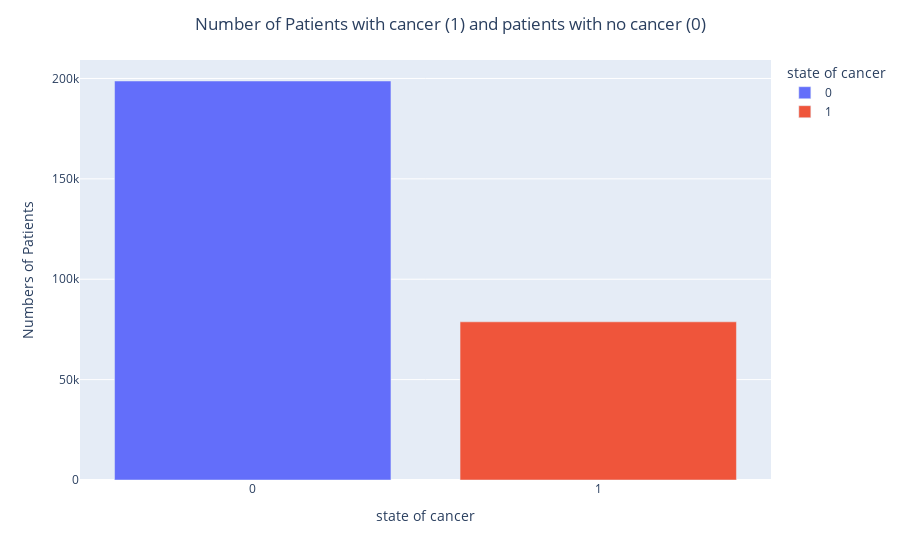

Notebook code cell kept with this figure:
### Code cell
bar = px.bar(data_frame=data_insight_1, x = 'state of cancer', y='Numbers of Patients', color='state of cancer')
bar.update_layout(title_text='Number of Patients with cancer (1) and patients with no cancer (0)', title_x=0.5)
bar.show()

### Figure 1 — Plotly figure (JSON) as saved in the notebook; plotly's stock layout.template omitted (floating-point values rounded to 4 significant figures)
{"data": [{"hovertemplate": "state of cancer=%{x}<br>Numbers of Patients=%{y}<extra></extra>", "legendgroup": "0", "marker": {"color": "#636efa", "pattern": {"shape": ""}}, "name": "0", "orientation": "v", "showlegend": true, "textposition": "auto", "type": "bar", "x": ["0"], "xaxis": "x", "y": [198738], "yaxis": "y"}, {"hovertemplate": "state of cancer=%{x}<br>Numbers of Patients=%{y}<extra></extra>", "legendgroup": "1", "marker": {"color": "#EF553B", "pattern": {"shape": ""}}, "name": "1", "orientation": "v", "showlegend": true, "textposition": "auto", "type": "bar", "x": ["1"], "xaxis": "x", "y": [78786], "yaxis": "y"}], "layout": {"barmode": "relative", "legend": {"title": {"text": "state of cancer"}, "tracegroupgap": 0}, "margin": {"t": 60}, "title": {"text": "Number of Patients with cancer (1) and patients with no cancer (0)", "x": 0.5}, "xaxis": {"anchor": "y", "categoryarray": ["0", "1"], "categoryorder": "array", "domain": [0, 1], "title": {"text": "state of cancer"}}, "yaxis": {"anchor": "x", "domain": [0, 1], "title": {"text": "Numbers of Patients"}}}}
